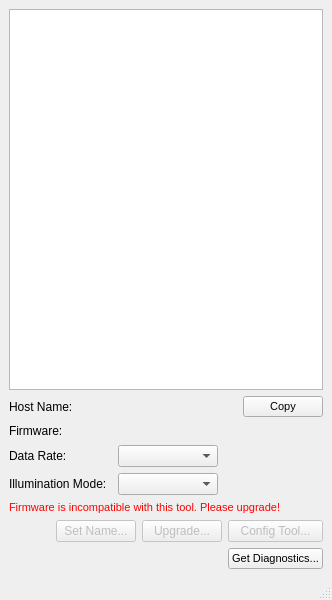
<?xml version="1.0" encoding="UTF-8"?>
<ui version="4.0">
 <class>MainWindow</class>
 <widget class="QMainWindow" name="MainWindow">
  <property name="geometry">
   <rect>
    <x>0</x>
    <y>0</y>
    <width>332</width>
    <height>600</height>
   </rect>
  </property>
  <property name="minimumSize">
   <size>
    <width>300</width>
    <height>350</height>
   </size>
  </property>
  <property name="windowTitle">
   <string>Eye Tracker Browser</string>
  </property>
  <property name="windowIcon">
   <iconset resource="Icons.qrc">
    <normaloff>:/tetserver-browser.ico</normaloff>:/tetserver-browser.ico</iconset>
  </property>
  <widget class="QWidget" name="centralwidget">
   <layout class="QFormLayout" name="formLayout">
    <property name="fieldGrowthPolicy">
     <enum>QFormLayout::AllNonFixedFieldsGrow</enum>
    </property>
    <item row="0" column="0" colspan="2">
     <widget class="QListView" name="listView">
      <property name="sizePolicy">
       <sizepolicy hsizetype="Expanding" vsizetype="Expanding">
        <horstretch>1</horstretch>
        <verstretch>1</verstretch>
       </sizepolicy>
      </property>
      <property name="editTriggers">
       <set>QAbstractItemView::NoEditTriggers</set>
      </property>
     </widget>
    </item>
    <item row="1" column="0" colspan="2">
     <layout class="QHBoxLayout" name="hostNameAndCopyLayout" stretch="0,1,0">
      <item>
       <widget class="QLabel" name="label">
        <property name="sizePolicy">
         <sizepolicy hsizetype="Fixed" vsizetype="Preferred">
          <horstretch>0</horstretch>
          <verstretch>0</verstretch>
         </sizepolicy>
        </property>
        <property name="text">
         <string>Host Name:</string>
        </property>
       </widget>
      </item>
      <item>
       <widget class="QLabel" name="hostNameLabel">
        <property name="text">
         <string/>
        </property>
       </widget>
      </item>
      <item>
       <widget class="QPushButton" name="copyButton">
        <property name="sizePolicy">
         <sizepolicy hsizetype="Fixed" vsizetype="Fixed">
          <horstretch>0</horstretch>
          <verstretch>0</verstretch>
         </sizepolicy>
        </property>
        <property name="font">
         <font>
          <pointsize>8</pointsize>
         </font>
        </property>
        <property name="text">
         <string>Copy</string>
        </property>
       </widget>
      </item>
     </layout>
    </item>
    <item row="2" column="0" colspan="2">
     <layout class="QHBoxLayout" name="firmwareVersionLayout">
      <item>
       <widget class="QLabel" name="label_2">
        <property name="sizePolicy">
         <sizepolicy hsizetype="Fixed" vsizetype="Preferred">
          <horstretch>0</horstretch>
          <verstretch>0</verstretch>
         </sizepolicy>
        </property>
        <property name="minimumSize">
         <size>
          <width>61</width>
          <height>16</height>
         </size>
        </property>
        <property name="text">
         <string>Firmware:</string>
        </property>
        <property name="textFormat">
         <enum>Qt::AutoText</enum>
        </property>
       </widget>
      </item>
      <item>
       <widget class="QLabel" name="firmwareLabel">
        <property name="minimumSize">
         <size>
          <width>191</width>
          <height>0</height>
         </size>
        </property>
        <property name="text">
         <string/>
        </property>
        <property name="textFormat">
         <enum>Qt::LogText</enum>
        </property>
        <property name="wordWrap">
         <bool>false</bool>
        </property>
       </widget>
      </item>
     </layout>
    </item>
    <item row="3" column="0" colspan="2">
     <layout class="QHBoxLayout" name="dataRateLayout" stretch="0,0,1">
      <property name="sizeConstraint">
       <enum>QLayout::SetFixedSize</enum>
      </property>
      <item>
       <widget class="QLabel" name="label_3">
        <property name="minimumSize">
         <size>
          <width>103</width>
          <height>0</height>
         </size>
        </property>
        <property name="text">
         <string>Data Rate:</string>
        </property>
       </widget>
      </item>
      <item>
       <widget class="QComboBox" name="frameRateComboBox">
        <property name="sizePolicy">
         <sizepolicy hsizetype="Fixed" vsizetype="Fixed">
          <horstretch>0</horstretch>
          <verstretch>0</verstretch>
         </sizepolicy>
        </property>
        <property name="minimumSize">
         <size>
          <width>100</width>
          <height>0</height>
         </size>
        </property>
        <property name="frame">
         <bool>true</bool>
        </property>
       </widget>
      </item>
      <item>
       <spacer name="horizontalSpacer_2">
        <property name="orientation">
         <enum>Qt::Horizontal</enum>
        </property>
        <property name="sizeHint" stdset="0">
         <size>
          <width>40</width>
          <height>20</height>
         </size>
        </property>
       </spacer>
      </item>
     </layout>
    </item>
    <item row="4" column="0" colspan="2">
     <layout class="QHBoxLayout" name="illuminationModeLayout" stretch="0,0,0">
      <property name="sizeConstraint">
       <enum>QLayout::SetFixedSize</enum>
      </property>
      <item>
       <widget class="QLabel" name="label_4">
        <property name="minimumSize">
         <size>
          <width>103</width>
          <height>0</height>
         </size>
        </property>
        <property name="text">
         <string>Illumination Mode:</string>
        </property>
       </widget>
      </item>
      <item>
       <widget class="QComboBox" name="illuminationComboBox">
        <property name="sizePolicy">
         <sizepolicy hsizetype="Fixed" vsizetype="Fixed">
          <horstretch>0</horstretch>
          <verstretch>0</verstretch>
         </sizepolicy>
        </property>
        <property name="minimumSize">
         <size>
          <width>100</width>
          <height>0</height>
         </size>
        </property>
        <property name="frame">
         <bool>true</bool>
        </property>
       </widget>
      </item>
      <item>
       <spacer name="horizontalSpacer_3">
        <property name="orientation">
         <enum>Qt::Horizontal</enum>
        </property>
        <property name="sizeHint" stdset="0">
         <size>
          <width>40</width>
          <height>20</height>
         </size>
        </property>
       </spacer>
      </item>
     </layout>
    </item>
    <item row="5" column="0" colspan="2">
     <widget class="QLabel" name="oldFirmwareLabel">
      <property name="palette">
       <palette>
        <active>
         <colorrole role="Text">
          <brush brushstyle="SolidPattern">
           <color alpha="255">
            <red>255</red>
            <green>0</green>
            <blue>0</blue>
           </color>
          </brush>
         </colorrole>
        </active>
        <inactive>
         <colorrole role="Text">
          <brush brushstyle="SolidPattern">
           <color alpha="255">
            <red>255</red>
            <green>0</green>
            <blue>0</blue>
           </color>
          </brush>
         </colorrole>
        </inactive>
        <disabled>
         <colorrole role="Text">
          <brush brushstyle="SolidPattern">
           <color alpha="255">
            <red>123</red>
            <green>118</green>
            <blue>114</blue>
           </color>
          </brush>
         </colorrole>
        </disabled>
       </palette>
      </property>
      <property name="text">
       <string>&lt;!DOCTYPE HTML PUBLIC &quot;-//W3C//DTD HTML 4.0//EN&quot; &quot;http://www.w3.org/TR/REC-html40/strict.dtd&quot;&gt;
&lt;html&gt;&lt;head&gt;&lt;meta name=&quot;qrichtext&quot; content=&quot;1&quot; /&gt;&lt;style type=&quot;text/css&quot;&gt;
p, li { white-space: pre-wrap; }
&lt;/style&gt;&lt;/head&gt;&lt;body style=&quot; font-family:'Sans'; font-size:8pt; font-weight:400; font-style:normal;&quot;&gt;
&lt;p style=&quot; margin-top:0px; margin-bottom:0px; margin-left:0px; margin-right:0px; -qt-block-indent:0; text-indent:0px;&quot;&gt;&lt;span style=&quot; color:#ff0000;&quot;&gt;Firmware is incompatible with this tool. Please upgrade!&lt;/span&gt;&lt;/p&gt;&lt;/body&gt;&lt;/html&gt;</string>
      </property>
     </widget>
    </item>
    <item row="6" column="0" colspan="2">
     <layout class="QGridLayout" name="buttonsLayout" columnstretch="0,0,0,0">
      <item row="0" column="1">
       <widget class="QPushButton" name="setNameButton">
        <property name="enabled">
         <bool>false</bool>
        </property>
        <property name="sizePolicy">
         <sizepolicy hsizetype="Preferred" vsizetype="Fixed">
          <horstretch>0</horstretch>
          <verstretch>0</verstretch>
         </sizepolicy>
        </property>
        <property name="text">
         <string>Set Name...</string>
        </property>
       </widget>
      </item>
      <item row="0" column="2">
       <widget class="QPushButton" name="upgradeButton">
        <property name="enabled">
         <bool>false</bool>
        </property>
        <property name="sizePolicy">
         <sizepolicy hsizetype="Preferred" vsizetype="Fixed">
          <horstretch>0</horstretch>
          <verstretch>0</verstretch>
         </sizepolicy>
        </property>
        <property name="text">
         <string>Upgrade...</string>
        </property>
       </widget>
      </item>
      <item row="0" column="0">
       <spacer name="horizontalSpacer">
        <property name="orientation">
         <enum>Qt::Horizontal</enum>
        </property>
        <property name="sizeHint" stdset="0">
         <size>
          <width>20</width>
          <height>20</height>
         </size>
        </property>
       </spacer>
      </item>
      <item row="0" column="3">
       <widget class="QPushButton" name="configButton">
        <property name="enabled">
         <bool>false</bool>
        </property>
        <property name="sizePolicy">
         <sizepolicy hsizetype="Preferred" vsizetype="Fixed">
          <horstretch>0</horstretch>
          <verstretch>0</verstretch>
         </sizepolicy>
        </property>
        <property name="text">
         <string>Config Tool...</string>
        </property>
       </widget>
      </item>
      <item row="1" column="3">
       <widget class="QPushButton" name="diagnosticsButton">
        <property name="sizePolicy">
         <sizepolicy hsizetype="Preferred" vsizetype="Fixed">
          <horstretch>0</horstretch>
          <verstretch>0</verstretch>
         </sizepolicy>
        </property>
        <property name="font">
         <font>
          <pointsize>8</pointsize>
         </font>
        </property>
        <property name="text">
         <string>Get Diagnostics...</string>
        </property>
       </widget>
      </item>
     </layout>
    </item>
   </layout>
  </widget>
  <widget class="QStatusBar" name="statusBar"/>
 </widget>
 <resources>
  <include location="Icons.qrc"/>
 </resources>
 <connections/>
</ui>
